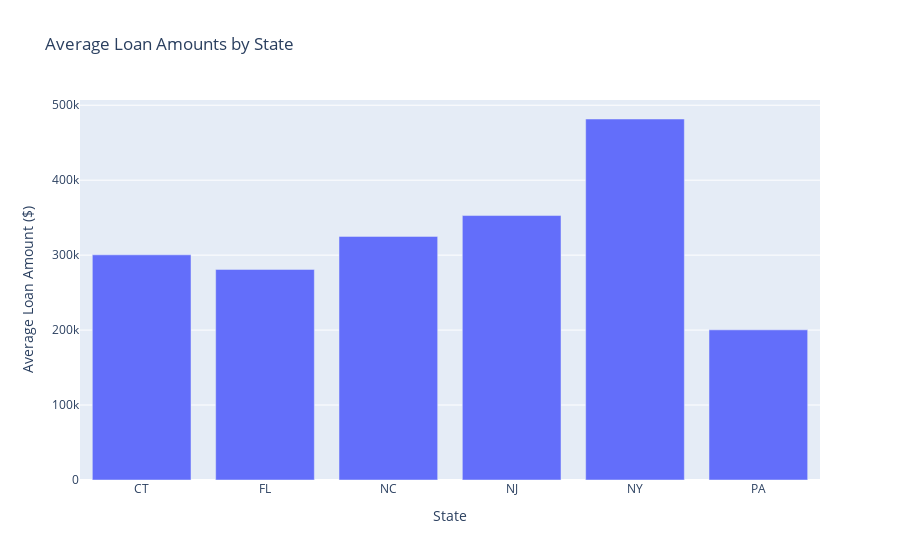
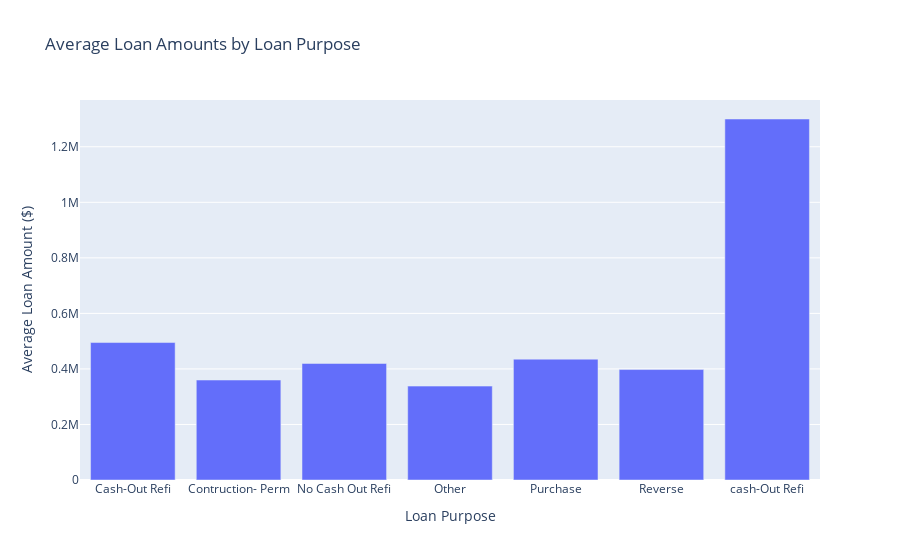
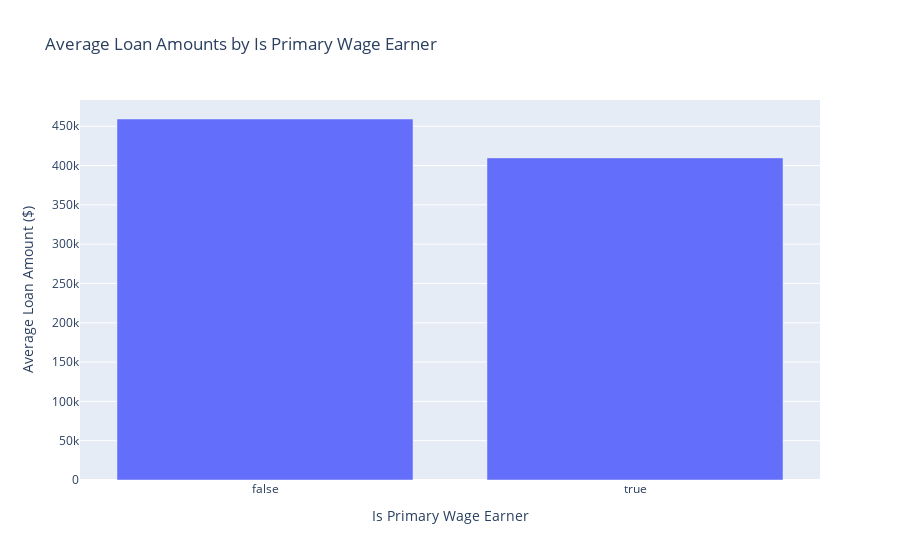

Source (notebook cell) for these figures, in order:
### Code cell
# List of categorical columns
cat_col = ['State', 'Loan Purpose', 'Is Primary Wage Earner', 'Income Type', 'Asset Docs', 
        'Occupancy', 'Unit Type', 'Loan Type', 'Lender Name', 'Fix', 'ARM']

# Generate and display bar plots for each categorical column
for col in cat_col:
    # Aggregate data: compute the average loan amount per category
    agg_df = df.groupby(col, as_index=False)['Loan Amount'].mean()
    
    # Create a bar plot to show the average Loan Amount by category
    fig = px.bar(agg_df, x=col, y='Loan Amount',
                title=f'Average Loan Amounts by {col}',
                labels={'Loan Amount': 'Average Loan Amount ($)', col: col})
    
    # Show the plot
    fig.show()

### Figure 1 — Plotly figure (JSON) as saved in the notebook; plotly's stock layout.template omitted (floating-point values rounded to 4 significant figures)
{"data": [{"alignmentgroup": "True", "hovertemplate": "State=%{x}<br>Average Loan Amount ($)=%{y}<extra></extra>", "legendgroup": "", "marker": {"color": "#636efa", "pattern": {"shape": ""}}, "name": "", "offsetgroup": "", "orientation": "v", "showlegend": false, "textposition": "auto", "type": "bar", "x": ["CT", "FL", "NC", "NJ", "NY", "PA"], "xaxis": "x", "y": [300400.0, 281000.0, 325000, 352800.0, 481600.0, 200300.0], "yaxis": "y"}], "layout": {"barmode": "relative", "legend": {"tracegroupgap": 0}, "title": {"text": "Average Loan Amounts by State"}, "xaxis": {"anchor": "y", "domain": [0, 1], "title": {"text": "State"}}, "yaxis": {"anchor": "x", "domain": [0, 1], "title": {"text": "Average Loan Amount ($)"}}}}

### Figure 2 — Plotly figure (JSON) as saved in the notebook; plotly's stock layout.template omitted (floating-point values rounded to 4 significant figures)
{"data": [{"alignmentgroup": "True", "hovertemplate": "Loan Purpose=%{x}<br>Average Loan Amount ($)=%{y}<extra></extra>", "legendgroup": "", "marker": {"color": "#636efa", "pattern": {"shape": ""}}, "name": "", "offsetgroup": "", "orientation": "v", "showlegend": false, "textposition": "auto", "type": "bar", "x": ["Cash-Out Refi", "Contruction- Perm", "No Cash Out Refi", "Other", "Purchase", "Reverse", "cash-Out Refi"], "xaxis": "x", "y": [495000.0, 360000, 419700.0, 338100.0, 435100.0, 397800.0, 1300000], "yaxis": "y"}], "layout": {"barmode": "relative", "legend": {"tracegroupgap": 0}, "title": {"text": "Average Loan Amounts by Loan Purpose"}, "xaxis": {"anchor": "y", "domain": [0, 1], "title": {"text": "Loan Purpose"}}, "yaxis": {"anchor": "x", "domain": [0, 1], "title": {"text": "Average Loan Amount ($)"}}}}

### Figure 3 — Plotly figure (JSON) as saved in the notebook; plotly's stock layout.template omitted (floating-point values rounded to 4 significant figures)
{"data": [{"alignmentgroup": "True", "hovertemplate": "Is Primary Wage Earner=%{x}<br>Average Loan Amount ($)=%{y}<extra></extra>", "legendgroup": "", "marker": {"color": "#636efa", "pattern": {"shape": ""}}, "name": "", "offsetgroup": "", "orientation": "v", "showlegend": false, "textposition": "auto", "type": "bar", "x": [false, true], "xaxis": "x", "y": [459200.0, 409800.0], "yaxis": "y"}], "layout": {"barmode": "relative", "legend": {"tracegroupgap": 0}, "title": {"text": "Average Loan Amounts by Is Primary Wage Earner"}, "xaxis": {"anchor": "y", "domain": [0, 1], "title": {"text": "Is Primary Wage Earner"}}, "yaxis": {"anchor": "x", "domain": [0, 1], "title": {"text": "Average Loan Amount ($)"}}}}
